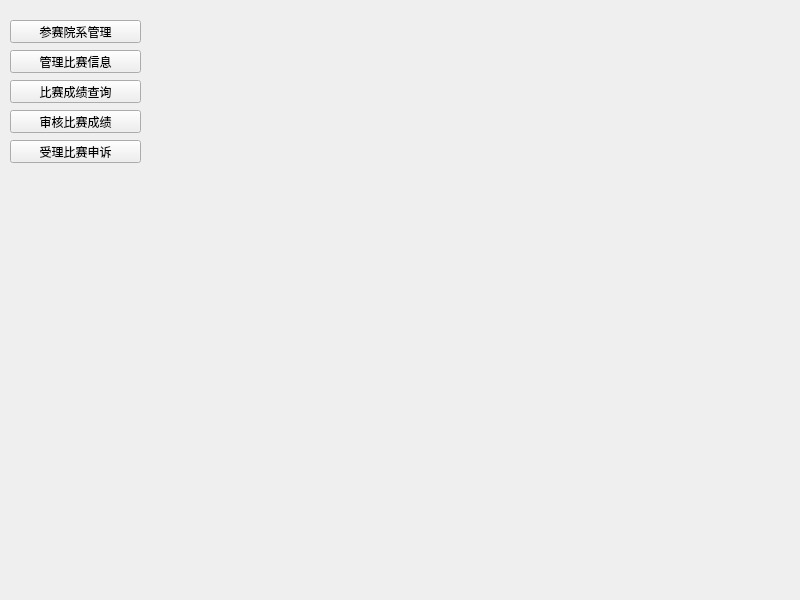
<?xml version="1.0" encoding="UTF-8"?>
<ui version="4.0">
 <class>sys_admin_MainWindow</class>
 <widget class="QWidget" name="sys_admin_MainWindow">
  <property name="geometry">
   <rect>
    <x>0</x>
    <y>0</y>
    <width>800</width>
    <height>600</height>
   </rect>
  </property>
  <property name="windowTitle">
   <string>sys_admin_MainWindow</string>
  </property>
  <widget class="QPushButton" name="pushButton">
   <property name="geometry">
    <rect>
     <x>10</x>
     <y>20</y>
     <width>131</width>
     <height>23</height>
    </rect>
   </property>
   <property name="text">
    <string>参赛院系管理</string>
   </property>
  </widget>
  <widget class="QPushButton" name="pushButton_2">
   <property name="geometry">
    <rect>
     <x>10</x>
     <y>50</y>
     <width>131</width>
     <height>23</height>
    </rect>
   </property>
   <property name="text">
    <string>管理比赛信息</string>
   </property>
  </widget>
  <widget class="QPushButton" name="pushButton_3">
   <property name="geometry">
    <rect>
     <x>10</x>
     <y>80</y>
     <width>131</width>
     <height>23</height>
    </rect>
   </property>
   <property name="text">
    <string>比赛成绩查询</string>
   </property>
  </widget>
  <widget class="QPushButton" name="pushButton_4">
   <property name="geometry">
    <rect>
     <x>10</x>
     <y>110</y>
     <width>131</width>
     <height>23</height>
    </rect>
   </property>
   <property name="text">
    <string>审核比赛成绩</string>
   </property>
  </widget>
  <widget class="QStackedWidget" name="stackedWidget">
   <property name="geometry">
    <rect>
     <x>180</x>
     <y>20</y>
     <width>600</width>
     <height>500</height>
    </rect>
   </property>
   <widget class="QWidget" name="page"/>
   <widget class="QWidget" name="page_2"/>
  </widget>
  <widget class="QPushButton" name="pushButton_5">
   <property name="geometry">
    <rect>
     <x>10</x>
     <y>140</y>
     <width>131</width>
     <height>23</height>
    </rect>
   </property>
   <property name="text">
    <string>受理比赛申诉</string>
   </property>
  </widget>
 </widget>
 <resources/>
 <connections>
  <connection>
   <sender>pushButton</sender>
   <signal>clicked()</signal>
   <receiver>sys_admin_MainWindow</receiver>
   <slot>slot1()</slot>
   <hints>
    <hint type="sourcelabel">
     <x>77</x>
     <y>30</y>
    </hint>
    <hint type="destinationlabel">
     <x>165</x>
     <y>27</y>
    </hint>
   </hints>
  </connection>
  <connection>
   <sender>pushButton_2</sender>
   <signal>clicked()</signal>
   <receiver>sys_admin_MainWindow</receiver>
   <slot>slot2()</slot>
   <hints>
    <hint type="sourcelabel">
     <x>102</x>
     <y>61</y>
    </hint>
    <hint type="destinationlabel">
     <x>168</x>
     <y>63</y>
    </hint>
   </hints>
  </connection>
  <connection>
   <sender>pushButton_3</sender>
   <signal>clicked()</signal>
   <receiver>sys_admin_MainWindow</receiver>
   <slot>slot3()</slot>
   <hints>
    <hint type="sourcelabel">
     <x>95</x>
     <y>98</y>
    </hint>
    <hint type="destinationlabel">
     <x>165</x>
     <y>97</y>
    </hint>
   </hints>
  </connection>
  <connection>
   <sender>pushButton_4</sender>
   <signal>clicked()</signal>
   <receiver>sys_admin_MainWindow</receiver>
   <slot>slot4()</slot>
   <hints>
    <hint type="sourcelabel">
     <x>90</x>
     <y>123</y>
    </hint>
    <hint type="destinationlabel">
     <x>165</x>
     <y>128</y>
    </hint>
   </hints>
  </connection>
  <connection>
   <sender>pushButton_5</sender>
   <signal>clicked()</signal>
   <receiver>sys_admin_MainWindow</receiver>
   <slot>slot5()</slot>
   <hints>
    <hint type="sourcelabel">
     <x>110</x>
     <y>152</y>
    </hint>
    <hint type="destinationlabel">
     <x>168</x>
     <y>159</y>
    </hint>
   </hints>
  </connection>
 </connections>
 <slots>
  <slot>slot1()</slot>
  <slot>slot2()</slot>
  <slot>slot3()</slot>
  <slot>slot4()</slot>
  <slot>slot5()</slot>
 </slots>
</ui>
